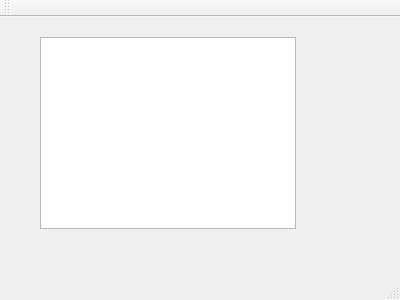
<?xml version="1.0" encoding="UTF-8"?>
<ui version="4.0">
 <class>MainWindow</class>
 <widget class="QMainWindow" name="MainWindow">
  <property name="geometry">
   <rect>
    <x>0</x>
    <y>0</y>
    <width>400</width>
    <height>300</height>
   </rect>
  </property>
  <property name="windowTitle">
   <string>MainWindow</string>
  </property>
  <widget class="QWidget" name="centralWidget">
   <widget class="QGraphicsView" name="graphicsView">
    <property name="geometry">
     <rect>
      <x>40</x>
      <y>20</y>
      <width>256</width>
      <height>192</height>
     </rect>
    </property>
   </widget>
  </widget>
  <widget class="QMenuBar" name="menuBar">
   <property name="geometry">
    <rect>
     <x>0</x>
     <y>0</y>
     <width>400</width>
     <height>21</height>
    </rect>
   </property>
  </widget>
  <widget class="QToolBar" name="mainToolBar">
   <attribute name="toolBarArea">
    <enum>TopToolBarArea</enum>
   </attribute>
   <attribute name="toolBarBreak">
    <bool>false</bool>
   </attribute>
  </widget>
  <widget class="QStatusBar" name="statusBar"/>
 </widget>
 <layoutdefault spacing="6" margin="11"/>
 <resources/>
 <connections/>
</ui>
